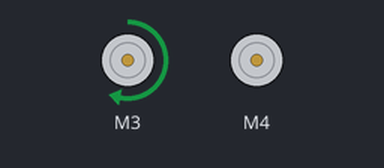
This sketch was run on a simulated Arduino Uno, built with avr-gcc and run on an emulated ATmega328P. Shown: 2 × DC motor (green arrow = forward, orange = backward, longer = faster).

Above: at 0.1 s.
Timing chart, 0 to 40.0 s (numbered marks = the images above):
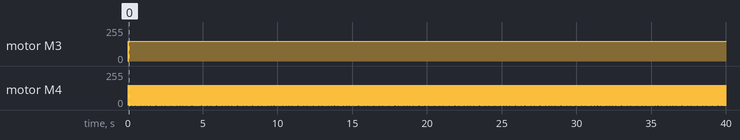

The sketch:

GG2020_bot.ino
```cpp
#include <Wire.h>
#include <Adafruit_MotorShield.h>
#include "utility/Adafruit_MS_PWMServoDriver.h"

/* https://learn.adafruit.com/adafruit-motor-shield-v2-for-arduino/using-dc-motors */

Adafruit_MotorShield AFMS = Adafruit_MotorShield();

// This is the right side of the bot defined at the M3 port
Adafruit_DCMotor *myMotorRight = AFMS.getMotor(3);
// This is the left side of the bot defined at the M4 port
Adafruit_DCMotor *myMotorLeft = AFMS.getMotor(4);

void setup() {
  // put your setup code here, to run once:
  AFMS.begin();
}

void loop() {
  // put your main code here, to run repeatedly:
  myMotorRight->setSpeed(150);
  myMotorRight->run(FORWARD);

   myMotorLeft->setSpeed(150);
  myMotorLeft->run(FORWARD);

  // Do a right turn
   myMotorRight->setSpeed(0);
  myMotorRight->run(RELEASE);

  myMotorLeft->setSpeed(150);
  myMotorLeft->run(FORWARD);

  // Go straight again
   myMotorRight->setSpeed(150);
  myMotorRight->run(FORWARD);

   myMotorLeft->setSpeed(150);
  myMotorLeft->run(FORWARD);


  // Do a left turn
   myMotorLeft->setSpeed(0);
  myMotorLeft->run(RELEASE);
   myMotorRight->setSpeed(150);
  myMotorRight->run(FORWARD);

}
```

Measured:
- by itself, motor M3: stopped → forward 150/255 at 0.00 s
- by itself, motor M4: alternates forward 150/255 for 0.02 s and stopped for 0.02 s
